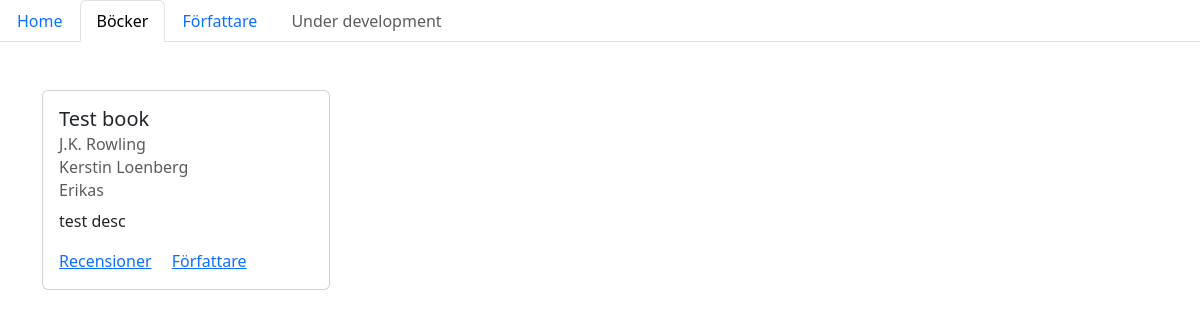
The app's page /books, older data.
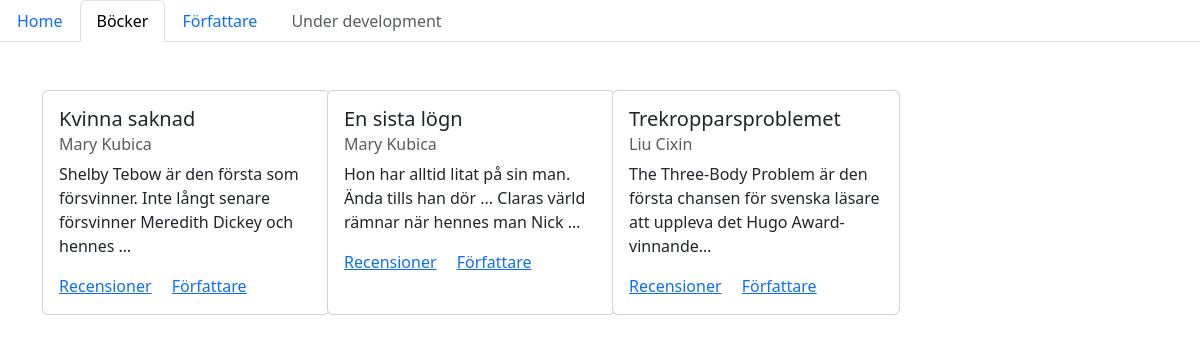
The same page, newer data.
### forum/models.py (models this page shows, shortened)
class Book(models.Model):
    title = models.TextField(null=True, blank=True)
    description = models.TextField(null=True, blank=True)
    author = models.ManyToManyField(Author, blank=True)
    likes = models.PositiveIntegerField(null=True, default=0)
    dislikes = models.PositiveIntegerField(null=True, default=0)

class Author(models.Model):
    name = models.TextField(null=True, blank=True)
    description = models.TextField(null=True, blank=True)
    img = models.CharField(max_length=225, null=True, blank=True)

### forum/views.py (the view)
# urls.py: path('books', include('forum.urls'))
def books(request):
    books = Book.objects.all()
    data = {
        "navBookBtn": True,
        "books": books
    }
    return render(request, 'books.html', data)

### forum/templates/books.html
{% extends 'layout.html' %}
{% block content %}
<div class="container mt-5">
    <div class="row">
{% for book in books %}
        <div class="col-3">
            <div class="card d-flex flex-column h-100" style="width: 18rem;">
                <div class="card-body">
                <h5 class="card-title">{{ book.title }}</h5>
                {% for author in book.author.all %}
                    <h6 class="card-subtitle mb-2 text-body-secondary">{{ author.name }}</h6>
                {% endfor %}
                <p class="card-text flex-fill">{{ book.description|truncatechars:100 }}</p>
                <a href="#" class="card-link ">Recensioner</a>
                <a href="#" class="card-link ">Författare</a>
                </div>
            </div>
        </div>
{% endfor %}
    </div>
</div>
{% endblock %}

### home/templates/layout.html (shortened to what this page needs)
<!DOCTYPE html>
<html lang="sv">
<head>
    <link href="https://cdn.jsdelivr.net/npm/bootstrap@5.3.3/dist/css/bootstrap.min.css" rel="stylesheet">
</head>
<body>
    <ul class="nav nav-tabs">
        <li class="nav-item">
          {% if navMainBtn %}
            <a class="nav-link active" aria-current="page" href="{% url 'homepage' %}">Home</a>
          {% else %}
            <a class="nav-link" aria-current="page" href="{% url 'homepage' %}">Home</a>
          {% endif %}
        </li>
        <li class="nav-item">
          {% if navBookBtn %}
            <a class="nav-link active" href="{% url 'books' %}">Böcker</a>
          {% else %}
            <a class="nav-link" href="{% url 'books' %}">Böcker</a>
          {% endif %}
        </li>
        <li class="nav-item">
          {% if navAuthorBtn %}
            <a class="nav-link active" href="#">Författare</a>
          {% else %}
            <a class="nav-link" href="#">Författare</a>
          {% endif %}
        </li>
        <li class="nav-item">
          <a class="nav-link disabled" aria-disabled="true">Under development</a>
        </li>
      </ul>
      {% block content %}
      {% endblock %}
</body>
</html>

Row changes from the older to the newer data that the page shows:
removed Book: title "Test book", description "test desc", Author (name "Erikas")
added Book: title "Kvinna saknad", description "Shelby Tebow är den första som försvinner. Inte långt senare försvinner Meredith Dickey och hennes …", Author (name "Mary Kubica")
changed Book: loses Author (name "J.K. Rowling"); loses Author (name "Kerstin Loenberg")
added Book: title "En sista lögn", description "Hon har alltid litat på sin man. Ända tills han dör ... Claras värld rämnar när hennes man Nick …", Author (name "Mary Kubica")
added Book: title "Trekropparsproblemet", description "The Three-Body Problem är den första chansen för svenska läsare att uppleva det Hugo Award-vinnande…"
added Author: name "Liu Cixin", shown under "Trekropparsproblemet"
